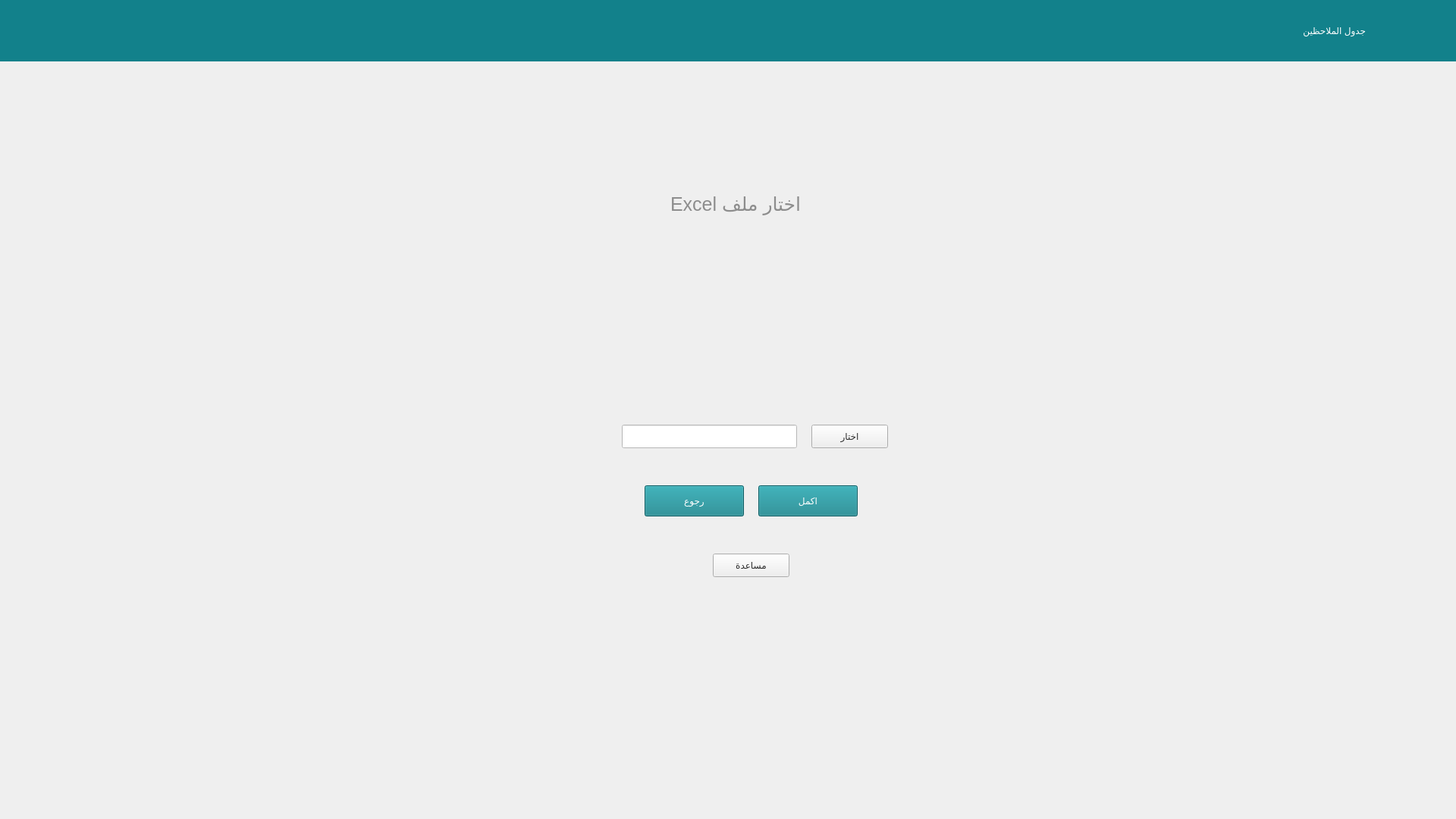
<?xml version="1.0" encoding="UTF-8"?>
<ui version="4.0">
 <class>Form</class>
 <widget class="QWidget" name="Form">
  <property name="geometry">
   <rect>
    <x>0</x>
    <y>0</y>
    <width>1920</width>
    <height>1080</height>
   </rect>
  </property>
  <property name="minimumSize">
   <size>
    <width>1920</width>
    <height>1080</height>
   </size>
  </property>
  <property name="maximumSize">
   <size>
    <width>1920</width>
    <height>1080</height>
   </size>
  </property>
  <property name="windowTitle">
   <string>Form</string>
  </property>
  <widget class="QLabel" name="label">
   <property name="geometry">
    <rect>
     <x>1500</x>
     <y>20</y>
     <width>301</width>
     <height>41</height>
    </rect>
   </property>
   <property name="styleSheet">
    <string notr="true">color: rgb(255, 255, 255);
background-color: rgb(18, 129, 139);
font: 30px &quot;MS Shell Dlg 2&quot; center
</string>
   </property>
   <property name="text">
    <string>جدول الملاحظين</string>
   </property>
  </widget>
  <widget class="QLabel" name="label_8">
   <property name="geometry">
    <rect>
     <x>1830</x>
     <y>20</y>
     <width>51</width>
     <height>51</height>
    </rect>
   </property>
   <property name="styleSheet">
    <string notr="true">background-color: transparent;
</string>
   </property>
   <property name="text">
    <string/>
   </property>
   <property name="pixmap">
    <pixmap>icons/table.png</pixmap>
   </property>
   <property name="scaledContents">
    <bool>true</bool>
   </property>
  </widget>
  <widget class="QLabel" name="label_7">
   <property name="geometry">
    <rect>
     <x>-30</x>
     <y>0</y>
     <width>1951</width>
     <height>81</height>
    </rect>
   </property>
   <property name="styleSheet">
    <string notr="true">background-color: rgb(18, 129, 139)</string>
   </property>
   <property name="text">
    <string/>
   </property>
  </widget>
  <widget class="QLabel" name="label_not_enough">
   <property name="geometry">
    <rect>
     <x>790</x>
     <y>320</y>
     <width>400</width>
     <height>30</height>
    </rect>
   </property>
   <property name="layoutDirection">
    <enum>Qt::LeftToRight</enum>
   </property>
   <property name="styleSheet">
    <string notr="true">color:red;font-size:18px</string>
   </property>
   <property name="text">
    <string/>
   </property>
  </widget>
  <widget class="QLineEdit" name="lineEdit">
   <property name="geometry">
    <rect>
     <x>820</x>
     <y>560</y>
     <width>231</width>
     <height>31</height>
    </rect>
   </property>
   <property name="styleSheet">
    <string notr="true">background-color: rgb(255, 255, 255);</string>
   </property>
  </widget>
  <widget class="QTextBrowser" name="textBrowser">
   <property name="geometry">
    <rect>
     <x>880</x>
     <y>250</y>
     <width>301</width>
     <height>51</height>
    </rect>
   </property>
   <property name="styleSheet">
    <string notr="true">background-color: transparent;
text-align:center;
border: none;
font-size: 10px;
color:#8D8D8D;
font-weight:lighter;</string>
   </property>
   <property name="html">
    <string>&lt;!DOCTYPE HTML PUBLIC &quot;-//W3C//DTD HTML 4.0//EN&quot; &quot;http://www.w3.org/TR/REC-html40/strict.dtd&quot;&gt;
&lt;html&gt;&lt;head&gt;&lt;meta name=&quot;qrichtext&quot; content=&quot;1&quot; /&gt;&lt;style type=&quot;text/css&quot;&gt;
p, li { white-space: pre-wrap; }
&lt;/style&gt;&lt;/head&gt;&lt;body style=&quot; font-family:'MS Shell Dlg 2'; font-size:10px; font-weight:400; font-style:normal;&quot;&gt;
&lt;p style=&quot; margin-top:0px; margin-bottom:0px; margin-left:0px; margin-right:0px; -qt-block-indent:0; text-indent:0px;&quot;&gt;&lt;span style=&quot; font-size:19pt;&quot;&gt;Excel اختار ملف&lt;/span&gt;&lt;/p&gt;&lt;/body&gt;&lt;/html&gt;</string>
   </property>
  </widget>
  <widget class="QPushButton" name="help">
   <property name="geometry">
    <rect>
     <x>940</x>
     <y>730</y>
     <width>101</width>
     <height>31</height>
    </rect>
   </property>
   <property name="cursor">
    <cursorShape>PointingHandCursor</cursorShape>
   </property>
   <property name="styleSheet">
    <string notr="true">font: 10pt &quot;MS Shell Dlg 2&quot;;

color:#2D2D2D;</string>
   </property>
   <property name="text">
    <string>مساعدة</string>
   </property>
   <property name="iconSize">
    <size>
     <width>30</width>
     <height>30</height>
    </size>
   </property>
  </widget>
  <widget class="QPushButton" name="browse">
   <property name="geometry">
    <rect>
     <x>1070</x>
     <y>560</y>
     <width>101</width>
     <height>31</height>
    </rect>
   </property>
   <property name="cursor">
    <cursorShape>PointingHandCursor</cursorShape>
   </property>
   <property name="styleSheet">
    <string notr="true">font: 10pt &quot;MS Shell Dlg 2&quot;;

color:#2D2D2D;</string>
   </property>
   <property name="text">
    <string>اختار</string>
   </property>
   <property name="iconSize">
    <size>
     <width>30</width>
     <height>30</height>
    </size>
   </property>
  </widget>
  <widget class="QPushButton" name="back">
   <property name="geometry">
    <rect>
     <x>850</x>
     <y>640</y>
     <width>131</width>
     <height>41</height>
    </rect>
   </property>
   <property name="cursor">
    <cursorShape>PointingHandCursor</cursorShape>
   </property>
   <property name="styleSheet">
    <string notr="true">
QPushButton{
background-color: rgb(18, 129, 139);font: 10pt &quot;MS Shell Dlg 2&quot;;color:white;
}
QPushButton:hover{
background-color:rgb(23, 167, 181);
font-size:11pt;
}</string>
   </property>
   <property name="text">
    <string>رجوع</string>
   </property>
   <property name="iconSize">
    <size>
     <width>30</width>
     <height>30</height>
    </size>
   </property>
  </widget>
  <widget class="QLabel" name="label_4">
   <property name="geometry">
    <rect>
     <x>890</x>
     <y>340</y>
     <width>201</width>
     <height>211</height>
    </rect>
   </property>
   <property name="styleSheet">
    <string notr="true">background-color: transparent;
</string>
   </property>
   <property name="text">
    <string/>
   </property>
   <property name="pixmap">
    <pixmap>icons/open-folder.png</pixmap>
   </property>
   <property name="scaledContents">
    <bool>true</bool>
   </property>
  </widget>
  <widget class="QPushButton" name="generate">
   <property name="geometry">
    <rect>
     <x>1000</x>
     <y>640</y>
     <width>131</width>
     <height>41</height>
    </rect>
   </property>
   <property name="cursor">
    <cursorShape>PointingHandCursor</cursorShape>
   </property>
   <property name="styleSheet">
    <string notr="true">
QPushButton{
background-color: rgb(18, 129, 139);font: 10pt &quot;MS Shell Dlg 2&quot;;color:white;
}
QPushButton:hover{
background-color:rgb(23, 167, 181);
font-size:11pt;
}</string>
   </property>
   <property name="text">
    <string>اكمل</string>
   </property>
   <property name="iconSize">
    <size>
     <width>30</width>
     <height>30</height>
    </size>
   </property>
  </widget>
  <zorder>label_7</zorder>
  <zorder>label</zorder>
  <zorder>label_8</zorder>
  <zorder>label_not_enough</zorder>
  <zorder>lineEdit</zorder>
  <zorder>textBrowser</zorder>
  <zorder>help</zorder>
  <zorder>browse</zorder>
  <zorder>back</zorder>
  <zorder>label_4</zorder>
  <zorder>generate</zorder>
 </widget>
 <resources/>
 <connections/>
</ui>
